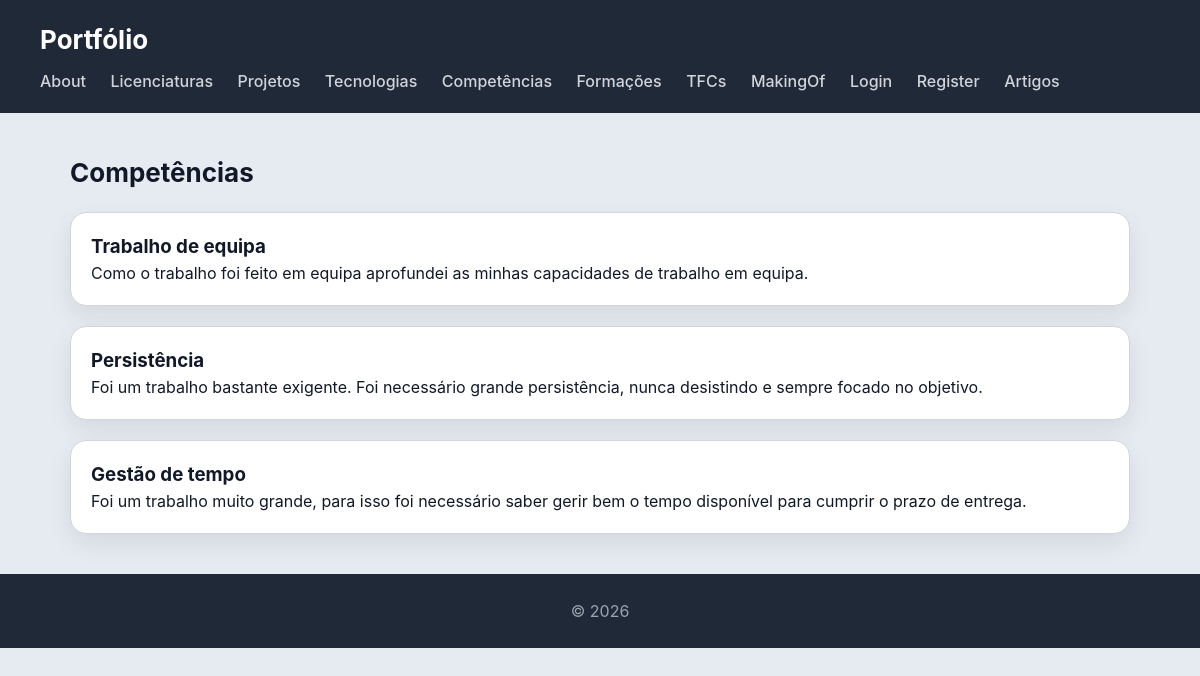
The page /competencias/ on the database its author committed.
### portfolio/models.py (models this page shows, shortened)
class Competencia(models.Model):
    tipo = models.CharField(max_length=100)
    descricao = models.TextField()

### portfolio/views.py (the view)
# urls.py: path("competencias/", views.competencias_view, name="competencias"),
def competencias_view(request):
    competencias = Competencia.objects.all()
    return render(request, "portfolio/competencias.html", {"competencias":competencias, "gestor":is_gestor(request.user)})

### portfolio/views.py (called while the page is built)
def is_gestor(user):
    return user.groups.filter(name="gestor-portfolio").exists()

### portfolio/templates/portfolio/competencias.html (shortened to what this page needs)
{% extends "portfolio/base.html" %}
{% block content %}
<h2>Competências</h2>
<section>
    {% for competencia in competencias %}
        <article>
            <h3>{{competencia.tipo}}</h3>
            <p>{{competencia.descricao}}</p>
        </article>
    {% endfor %}
</section>
{% endblock %}

### portfolio/static/portfolio/styles.css (style rules this page uses)
* { box-sizing: border-box; margin: 0; padding: 0; }
body { font-family: "Inter", "Segoe UI", system-ui, -apple-system, sans-serif; background: #e6ebf2; color: #111827; line-height: 1.5; }
h2 { margin-bottom: 20px; font-size: 26px; }
section > article { background: white; padding: 20px; border-radius: 16px; border: 1px solid #d1d5db; box-shadow: 0 10px 25px rgba(0,0,0,0.08); transition: all 0.25s ease; margin-bottom: 20px; }

### rows shown on the page
Competencia: tipo "Trabalho de equipa", descricao "Como o trabalho foi feito em equipa aprofundei as minhas capacidades de trabalho em equipa."
Competencia: tipo "Persistência", descricao "Foi um trabalho bastante exigente. Foi necessário grande persistência, nunca desistindo e sempre focado no objetivo."
Competencia: tipo "Gestão de tempo", descricao "Foi um trabalho muito grande, para isso foi necessário saber gerir bem o tempo disponível para cumprir o prazo de entrega."
